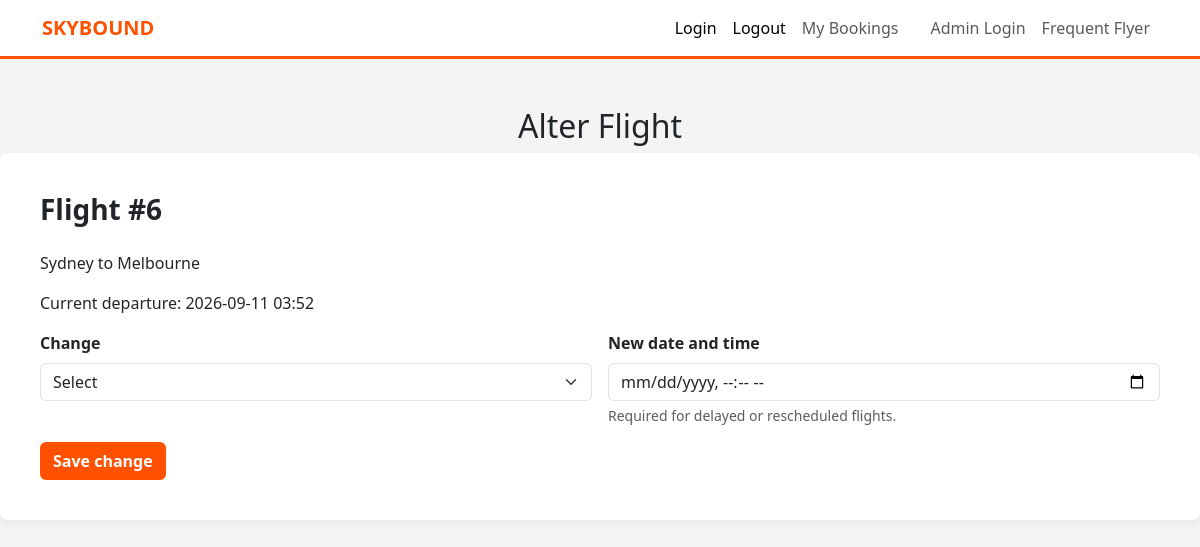
/alter?flight_id=6, run on an earlier commit of the app's database.
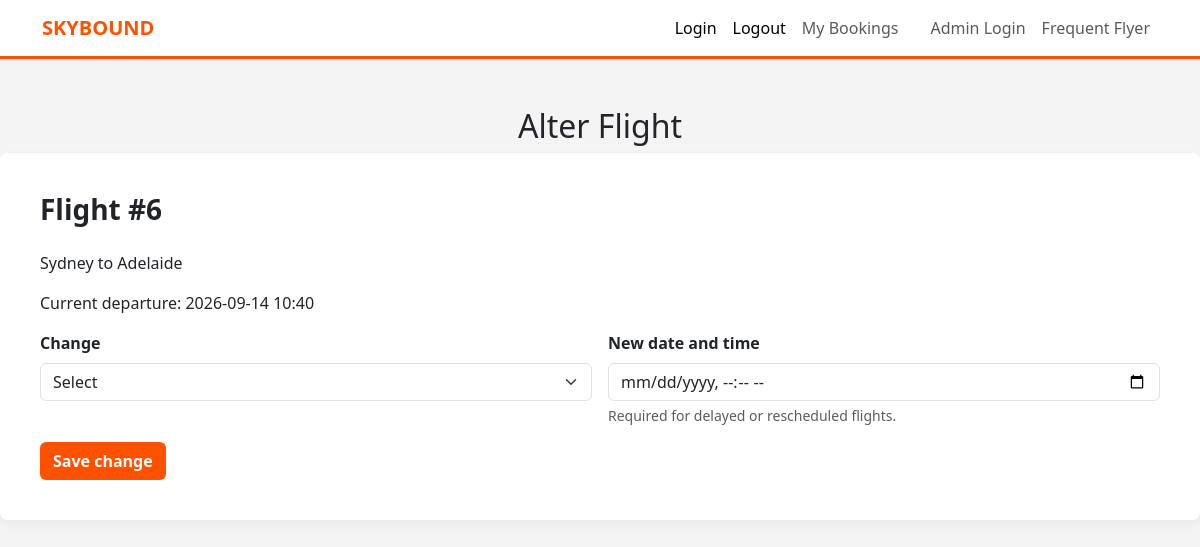
And on a later commit of the database.
### tables this page shows
CREATE TABLE flights (
        flight_id INTEGER PRIMARY KEY AUTOINCREMENT, 
        origin TEXT,
        destination TEXT,
        departure_time TEXT,
        capacity INTEGER,
        price INTEGER,
        airplane_type TEXT,
        status TEXT DEFAULT 'Scheduled'
    );

### app.py (the view, shortened to what this page needs)
@app.route('/alter', methods=['GET', 'POST'])
@app.route('/alter/<int:flight_id_alter>', methods=['GET', 'POST'])
def alter(flight_id_alter=None):
    if flight_id_alter is None:
        flight_id_alter = request.args.get('flight_id', type=int)
    if flight_id_alter is None:
        return redirect(url_for('admin'))
    conn = get_db_connection()
    flight = conn.execute(
        'SELECT * FROM flights WHERE flight_id = ?',
        (flight_id_alter,)
    ).fetchone()
    flights = conn.execute(
        '''SELECT DISTINCT flight_id FROM flights ORDER BY flight_id ASC'''
    ).fetchall()
    choice = request.form.get('change_time', '').strip()
    if request.method == 'POST' and choice == '1':
        conn.execute(
            'UPDATE flights SET status = ? WHERE flight_id = ?',
            ('Cancelled', flight_id_alter)
        )
        conn.commit()
    conn.close()
    if flight is None:
        return 'Flight not found', 404
    if request.method == 'POST':
        return redirect(url_for('alter', flight_id_alter=flight_id_alter))
    return render_template('alter.html', flight=flight, flights=flights)

### app.py (called while the page is built)
def get_db_connection():
    database_path = Path(__file__).resolve().parent / 'pedare_air.db'
    conn = sqlite3.connect(database_path) ##connects to pedare_air db
    conn.row_factory = sqlite3.Row ##row factory helps sqlite lock on to rows in db, pull out as objects
    booking_columns = conn.execute('PRAGMA table_info(bookings)').fetchall()
    existing_columns = {column['name'] for column in booking_columns}
    for column_name in ('seat2', 'seat3', 'seat4'):
        if booking_columns and column_name not in existing_columns:
            conn.execute(f'ALTER TABLE bookings ADD COLUMN {column_name} TEXT')
    if booking_columns:
        conn.commit()
    return conn ##return w/ function, brings output (conn is output)

### templates/alter.html (shortened to what this page needs)
<!DOCTYPE html>
<html lang="en">
<head>
    <link href="https://cdn.jsdelivr.net/npm/bootstrap@5.3.0/dist/css/bootstrap.min.css" rel="stylesheet">
</head>
<body>
<nav class="navbar navbar-expand-lg navbar-light sticky-top">
    <div class="container">
        <a class="navbar-brand fw-bold" href="/" style="color: var(--jetstar-orange);">SKYBOUND</a>
        <div class="navbar-nav ms-auto">
            <a class="nav-link active" href="/login">Login</a>
            <a class="nav-link active" href="/logout">Logout</a>
            <a class="nav-link" href="/myflights">My Bookings</a>
            <a class="nav-link btn btn-outline-dark ms-lg-3" href="/adminlogin">Admin Login</a>
            <a class="nav-link" href="/frequentflyer">Frequent Flyer</a>
        </div>
    </div>
</nav>
<h2 class="text-center mt-5">Alter Flight</h2>
    <div class="booking-box">
        <h3 class="mb-4 fw-bold">Flight #{{ flight.flight_id }}</h3>
        <p>{{ flight.origin }} to {{ flight.destination }}</p>
        <p>Current departure: {{ flight.departure_time }}</p>
        <form method="POST">
                <div class="row g-3 mb-3">
                    <div class="col-md-6">
                        <label class="form-label fw-bold" for="change-time">Change</label>
                        <select class="form-select" id="change-time" name="change_time" required>
                            <option value="">Select</option>
                        </select>
                    </div>
                    <div class="col-md-6">
                        <label class="form-label fw-bold" for="alter-date">New date and time</label>
                        <input type="datetime-local" id="alter-date" name="alter_date" class="form-control">
                        <div class="form-text">Required for delayed or rescheduled flights.</div>
                    </div>
                </div>
                <button type="submit" class="btn btn-orange">Save change</button>
            </form>
</body>
</html>

### templates/alter.html (style rules this page uses)
:root { --jetstar-orange: #ff5100; --bg-light: #f4f4f4; }
body { background-color: var(--bg-light); font-family: 'Segoe UI', Roboto, sans-serif; }
.navbar { background-color: white; border-bottom: 3px solid var(--jetstar-orange); }
.booking-box { background: white; padding: 40px; border-radius: 8px; box-shadow: 0 4px 12px rgba(0,0,0,0.05); }
.btn-orange { background-color: var(--jetstar-orange); color: white; font-weight: bold; }

What changed in the data, as far as the page shows it:
changed flights "Sydney": destination "Melbourne" → "Adelaide"; departure_time "2026-09-11 03:52" → "2026-09-14 10:40"
